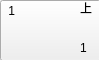
<?xml version="1.0" encoding="UTF-8"?>
<ui version="4.0">
 <class>roomPlayerform</class>
 <widget class="QWidget" name="roomPlayerform">
  <property name="geometry">
   <rect>
    <x>0</x>
    <y>0</y>
    <width>99</width>
    <height>60</height>
   </rect>
  </property>
  <property name="windowTitle">
   <string>Form</string>
  </property>
  <widget class="QLabel" name="lb_identify">
   <property name="geometry">
    <rect>
     <x>80</x>
     <y>40</y>
     <width>16</width>
     <height>16</height>
    </rect>
   </property>
   <property name="text">
    <string>1</string>
   </property>
  </widget>
  <widget class="QLabel" name="lb_badge">
   <property name="geometry">
    <rect>
     <x>80</x>
     <y>0</y>
     <width>16</width>
     <height>16</height>
    </rect>
   </property>
   <property name="text">
    <string>上</string>
   </property>
  </widget>
  <widget class="QLabel" name="lb_num">
   <property name="geometry">
    <rect>
     <x>5</x>
     <y>0</y>
     <width>16</width>
     <height>21</height>
    </rect>
   </property>
   <property name="text">
    <string> 1</string>
   </property>
  </widget>
  <widget class="QPushButton" name="pb_icon">
   <property name="geometry">
    <rect>
     <x>20</x>
     <y>0</y>
     <width>61</width>
     <height>61</height>
    </rect>
   </property>
   <property name="text">
    <string/>
   </property>
   <property name="flat">
    <bool>true</bool>
   </property>
  </widget>
  <widget class="QPushButton" name="pb_edge">
   <property name="geometry">
    <rect>
     <x>0</x>
     <y>0</y>
     <width>101</width>
     <height>61</height>
    </rect>
   </property>
   <property name="styleSheet">
    <string notr="true"/>
   </property>
   <property name="text">
    <string/>
   </property>
   <property name="flat">
    <bool>false</bool>
   </property>
  </widget>
  <zorder>pb_edge</zorder>
  <zorder>pb_icon</zorder>
  <zorder>lb_identify</zorder>
  <zorder>lb_badge</zorder>
  <zorder>lb_num</zorder>
 </widget>
 <resources/>
 <connections/>
</ui>
